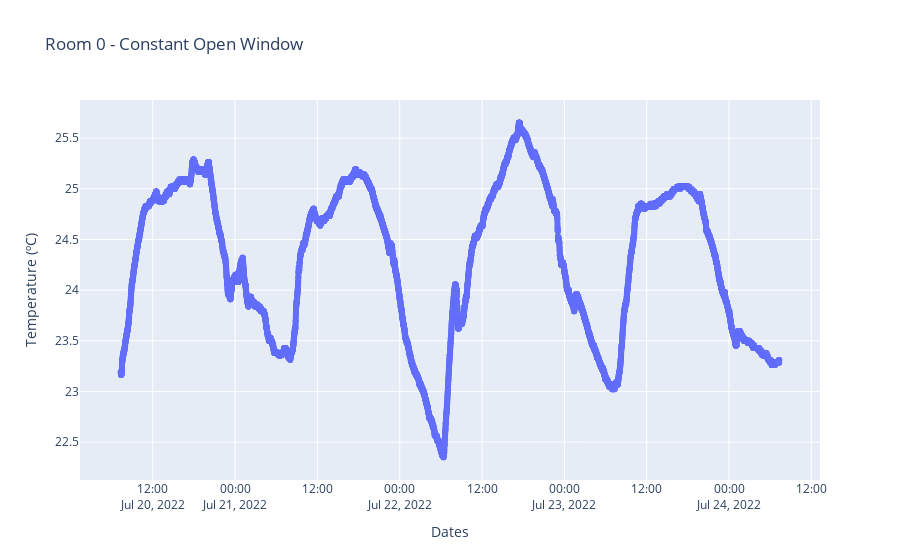

Here is the notebook cell this chart was saved with:
### Code cell
temperature_plot(a0)

### Figure 1 — Plotly figure (JSON) as saved in the notebook; plotly's stock layout.template omitted (floating-point values rounded to 4 significant figures; data arrays with more than 128 entries replaced by an {"elided": "..."} marker saying what was removed)
{"data": [{"mode": "lines+markers", "type": "scatter", "x": {"elided": "11520 str values"}, "y": {"elided": "11520 float values"}}], "layout": {"title": {"text": "Room 0 - Constant Open Window"}, "xaxis": {"title": {"text": "Dates"}}, "yaxis": {"title": {"text": "Temperature (ºC)"}}}}
